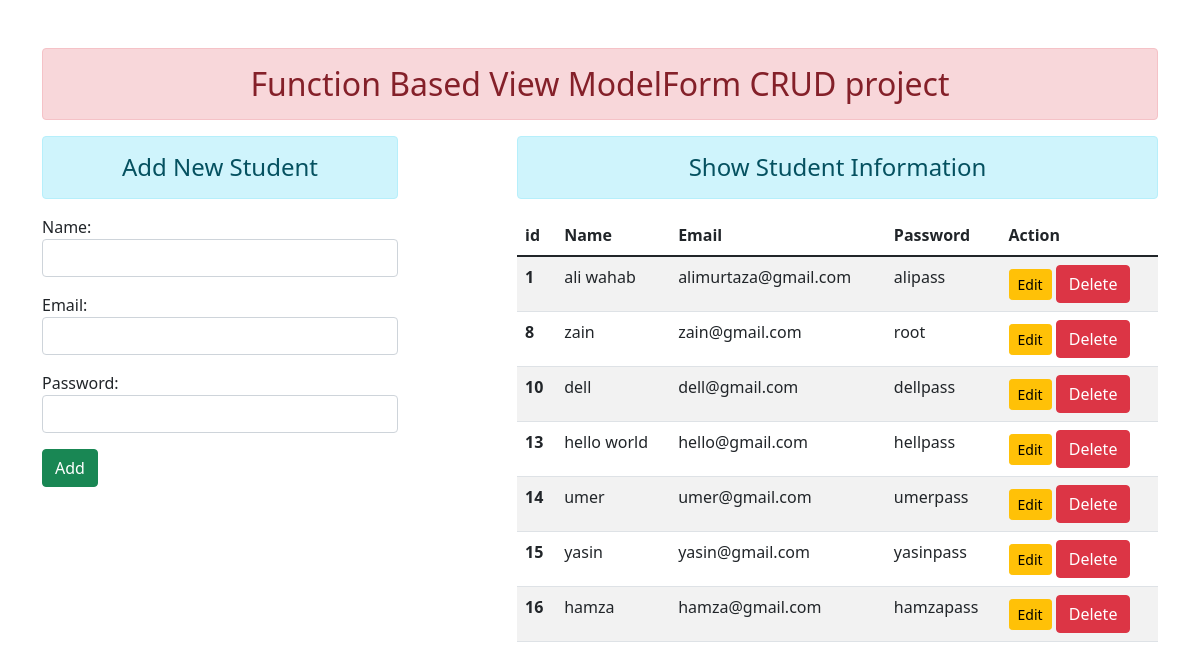
The page / on the database its author committed.
### enroll/models.py (models this page shows)
class User(models.Model):
    name = models.CharField(max_length= 70)
    email = models.EmailField(max_length= 70)
    password = models.CharField(max_length= 70)

### enroll/views.py (the view)
# urls.py: path("", views.add_show, name='addandshow'),
def add_show(request):
    if request.method == 'POST':
        fm = StudentRegistraion(request.POST)
        if fm.is_valid:
            fm.save()
            fm = StudentRegistraion()
        else:
            return render(request, 'enroll/addandshow.html', {'form': fm, 'stu': stud})
    else:
        fm = StudentRegistraion()
    stud = User.objects.all()
    return render(request, 'enroll/addandshow.html', {'form': fm, 'stu': stud})

### enroll/forms.py
class StudentRegistraion(forms.ModelForm):
    class Meta:
        model = User
        fields = ['name', 'email', 'password']
    def __init__(self, *args, **kwargs):
        super().__init__(*args, **kwargs)
        self.fields['name'].widget.attrs.update(
            {'class': 'form-control', })
        self.fields['email'].widget.attrs.update(
            {'class': 'form-control'})
        self.fields['password'].widget.attrs.update(
            {'class': 'form-control'})

### enroll/templates/enroll/addandshow.html (shortened to what this page needs)
{% extends 'enroll/base.html' %} {% block content %}
<div class="row">
  <div class="col-sm-4">
    <h4 class="text-center alert alert-info">Add New Student</h4>
    <form action="" method="POST">
      {% csrf_token %} {{form.as_p}} <input type="submit" value="Add" class= 'btn btn-success'>
    </form>
  </div>
  <div class="col-sm-7 offset-1">
    <h4 class="text-center alert alert-info">Show Student Information</h4>
    {% if stu %}
    <table class="table table-hover table-striped">
  <thead>
  <tr>
      <th scope="col">id</th>
      <th scope="col">Name</th>
      <th scope="col">Email</th>
      <th scope="col">Password</th>
      <th scope="col">Action</th>
    </tr>
  </thead>
  <tbody>
  {% for st in stu %}
  <tr>
  <th scope="row">{{st.id}}</th>
  <td>{{st.name}}</td>
  <td>{{st.email}}</td>
  <td>{{st.password}}</td>
  <td>
  <a href="{% url 'updatedata' st.id %}" class= 'btn btn-warning btn-sm'>Edit</a>
  <form action="{% url 'deletedata' st.id %}" method="POST" class= 'd-inline'>
  <input type="Submit" class= 'btn btn-danger' value="Delete">
  </form>
  </td>
</tr>
{% endfor %}
  </tbody>
</table>
     {% else %}
    <h4"text-center alert alert-warning">No Record</h4>
     {% endif %}
  </div>
</div>
{% endblock content %}

### enroll/templates/enroll/base.html (shortened to what this page needs)
<!DOCTYPE html>
{% load static %}
<html lang="en">
  <head>
    <link rel="stylesheet" href="{% static 'enroll/css/bootstrap.css' %}" />
  </head>
  <body>
    <div class="container mt-5">
      <h2 class="text-center alert alert-danger">
        Function Based View ModelForm CRUD project
      </h2>
      {% block content %}{% endblock content %}
    </div>
  </body>
</html>

### rows shown on the page
User: id "1", name "ali wahab", email "alimurtaza@gmail.com", password "alipass"
User: id "8", name "zain", email "zain@gmail.com", password "root"
User: id "10", name "dell", email "dell@gmail.com", password "dellpass"
User: id "13", name "hello world", email "hello@gmail.com", password "hellpass"
User: id "14", name "umer", email "umer@gmail.com", password "umerpass"
User: id "15", name "yasin", email "yasin@gmail.com", password "yasinpass"
User: id "16", name "hamza", email "hamza@gmail.com", password "hamzapass"
